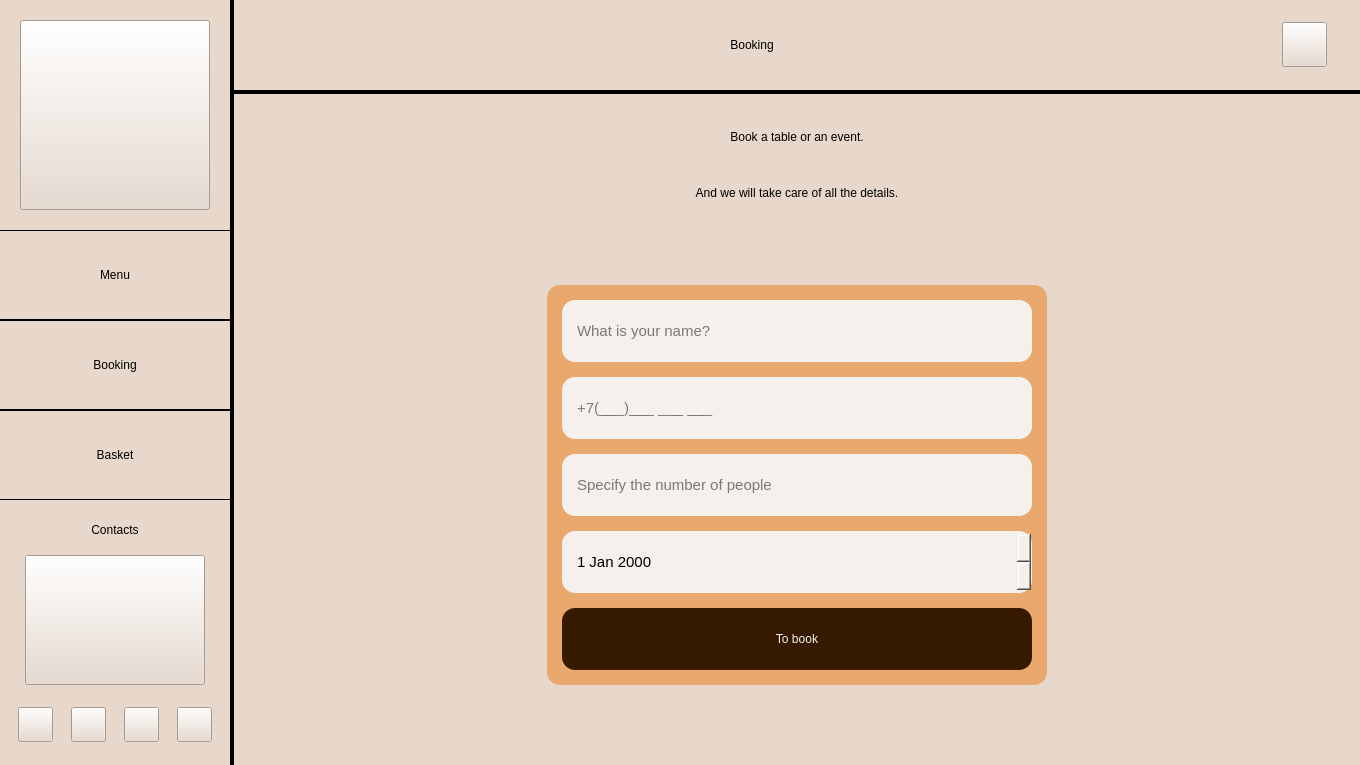
<?xml version="1.0" encoding="UTF-8"?>
<ui version="4.0">
 <class>BookingWindow</class>
 <widget class="QMainWindow" name="BookingWindow">
  <property name="geometry">
   <rect>
    <x>0</x>
    <y>0</y>
    <width>1360</width>
    <height>765</height>
   </rect>
  </property>
  <property name="sizePolicy">
   <sizepolicy hsizetype="Minimum" vsizetype="Preferred">
    <horstretch>0</horstretch>
    <verstretch>0</verstretch>
   </sizepolicy>
  </property>
  <property name="minimumSize">
   <size>
    <width>800</width>
    <height>445</height>
   </size>
  </property>
  <property name="maximumSize">
   <size>
    <width>15360</width>
    <height>8640</height>
   </size>
  </property>
  <property name="sizeIncrement">
   <size>
    <width>0</width>
    <height>0</height>
   </size>
  </property>
  <property name="windowTitle">
   <string>OurCafe</string>
  </property>
  <property name="styleSheet">
   <string notr="true">background-color: #E7D8CB;
color: #000000;</string>
  </property>
  <widget class="QWidget" name="Window">
   <property name="sizePolicy">
    <sizepolicy hsizetype="Fixed" vsizetype="Preferred">
     <horstretch>0</horstretch>
     <verstretch>0</verstretch>
    </sizepolicy>
   </property>
   <layout class="QHBoxLayout" name="Window_horizontalLayout">
    <property name="spacing">
     <number>0</number>
    </property>
    <property name="leftMargin">
     <number>0</number>
    </property>
    <property name="topMargin">
     <number>0</number>
    </property>
    <property name="rightMargin">
     <number>0</number>
    </property>
    <property name="bottomMargin">
     <number>0</number>
    </property>
    <item>
     <widget class="QWidget" name="Sidebar" native="true">
      <property name="enabled">
       <bool>true</bool>
      </property>
      <property name="sizePolicy">
       <sizepolicy hsizetype="Fixed" vsizetype="Preferred">
        <horstretch>230</horstretch>
        <verstretch>0</verstretch>
       </sizepolicy>
      </property>
      <property name="minimumSize">
       <size>
        <width>230</width>
        <height>0</height>
       </size>
      </property>
      <property name="maximumSize">
       <size>
        <width>230</width>
        <height>16777215</height>
       </size>
      </property>
      <property name="baseSize">
       <size>
        <width>230</width>
        <height>0</height>
       </size>
      </property>
      <property name="styleSheet">
       <string notr="true">font: 700 40px</string>
      </property>
      <layout class="QVBoxLayout" name="Sidebar_verticalLayout">
       <property name="spacing">
        <number>0</number>
       </property>
       <property name="sizeConstraint">
        <enum>QLayout::SetMinimumSize</enum>
       </property>
       <property name="leftMargin">
        <number>0</number>
       </property>
       <property name="topMargin">
        <number>20</number>
       </property>
       <property name="rightMargin">
        <number>0</number>
       </property>
       <property name="bottomMargin">
        <number>20</number>
       </property>
       <item>
        <widget class="QWidget" name="MainLogoWrapper" native="true">
         <property name="sizePolicy">
          <sizepolicy hsizetype="Fixed" vsizetype="Fixed">
           <horstretch>0</horstretch>
           <verstretch>0</verstretch>
          </sizepolicy>
         </property>
         <property name="minimumSize">
          <size>
           <width>190</width>
           <height>190</height>
          </size>
         </property>
         <property name="maximumSize">
          <size>
           <width>256</width>
           <height>256</height>
          </size>
         </property>
         <layout class="QHBoxLayout" name="MainLogoWrapper_horizontalLayout">
          <property name="spacing">
           <number>0</number>
          </property>
          <property name="sizeConstraint">
           <enum>QLayout::SetDefaultConstraint</enum>
          </property>
          <property name="leftMargin">
           <number>0</number>
          </property>
          <property name="topMargin">
           <number>0</number>
          </property>
          <property name="rightMargin">
           <number>0</number>
          </property>
          <property name="bottomMargin">
           <number>0</number>
          </property>
          <item>
           <widget class="QPushButton" name="MainLogo">
            <property name="sizePolicy">
             <sizepolicy hsizetype="Fixed" vsizetype="Fixed">
              <horstretch>0</horstretch>
              <verstretch>0</verstretch>
             </sizepolicy>
            </property>
            <property name="minimumSize">
             <size>
              <width>190</width>
              <height>190</height>
             </size>
            </property>
            <property name="maximumSize">
             <size>
              <width>190</width>
              <height>190</height>
             </size>
            </property>
            <property name="cursor">
             <cursorShape>PointingHandCursor</cursorShape>
            </property>
            <property name="styleSheet">
             <string notr="true">border-image: url(:/resources/resources/MainLogo.png) 0 stretch stretch;</string>
            </property>
            <property name="text">
             <string/>
            </property>
           </widget>
          </item>
         </layout>
        </widget>
       </item>
       <item>
        <spacer name="Sidebar_verticalSpacer_3">
         <property name="orientation">
          <enum>Qt::Vertical</enum>
         </property>
         <property name="sizeType">
          <enum>QSizePolicy::Maximum</enum>
         </property>
         <property name="sizeHint" stdset="0">
          <size>
           <width>45</width>
           <height>20</height>
          </size>
         </property>
        </spacer>
       </item>
       <item>
        <widget class="QPushButton" name="MenuButton">
         <property name="minimumSize">
          <size>
           <width>0</width>
           <height>90</height>
          </size>
         </property>
         <property name="baseSize">
          <size>
           <width>0</width>
           <height>0</height>
          </size>
         </property>
         <property name="cursor">
          <cursorShape>PointingHandCursor</cursorShape>
         </property>
         <property name="styleSheet">
          <string notr="true">QPushButton {
	
	border-top: 1px solid black;
	border-bottom: 1px solid black;
}
QPushButton:hover {
	color: #ffffff;
	background-color: #E59C59;
}</string>
         </property>
         <property name="text">
          <string>Menu</string>
         </property>
        </widget>
       </item>
       <item>
        <widget class="QPushButton" name="BookingButton">
         <property name="minimumSize">
          <size>
           <width>0</width>
           <height>90</height>
          </size>
         </property>
         <property name="baseSize">
          <size>
           <width>0</width>
           <height>0</height>
          </size>
         </property>
         <property name="cursor">
          <cursorShape>PointingHandCursor</cursorShape>
         </property>
         <property name="styleSheet">
          <string>QPushButton {
	
	border-top: 1px solid black;
	border-bottom: 1px solid black;
}
QPushButton:hover {
	color: #ffffff;
	background-color: #E59C59;
}</string>
         </property>
         <property name="text">
          <string>Booking</string>
         </property>
        </widget>
       </item>
       <item>
        <widget class="QPushButton" name="BasketButton">
         <property name="minimumSize">
          <size>
           <width>0</width>
           <height>90</height>
          </size>
         </property>
         <property name="baseSize">
          <size>
           <width>0</width>
           <height>0</height>
          </size>
         </property>
         <property name="cursor">
          <cursorShape>PointingHandCursor</cursorShape>
         </property>
         <property name="styleSheet">
          <string notr="true">QPushButton {
	
	border-top: 1px solid black;
	border-bottom: 1px solid black;
}
QPushButton:hover {
	color: #ffffff;
	background-color: #E59C59;
}</string>
         </property>
         <property name="text">
          <string>Basket</string>
         </property>
        </widget>
       </item>
       <item>
        <spacer name="Sidebar_verticalSpacer">
         <property name="orientation">
          <enum>Qt::Vertical</enum>
         </property>
         <property name="sizeType">
          <enum>QSizePolicy::Expanding</enum>
         </property>
         <property name="sizeHint" stdset="0">
          <size>
           <width>45</width>
           <height>10</height>
          </size>
         </property>
        </spacer>
       </item>
       <item>
        <widget class="QLabel" name="ContactsHeader">
         <property name="sizePolicy">
          <sizepolicy hsizetype="Preferred" vsizetype="Fixed">
           <horstretch>0</horstretch>
           <verstretch>0</verstretch>
          </sizepolicy>
         </property>
         <property name="minimumSize">
          <size>
           <width>0</width>
           <height>20</height>
          </size>
         </property>
         <property name="maximumSize">
          <size>
           <width>16777215</width>
           <height>40</height>
          </size>
         </property>
         <property name="styleSheet">
          <string notr="true">font: 700 26px;</string>
         </property>
         <property name="text">
          <string>Contacts</string>
         </property>
         <property name="alignment">
          <set>Qt::AlignCenter</set>
         </property>
         <property name="indent">
          <number>0</number>
         </property>
        </widget>
       </item>
       <item>
        <spacer name="Sidebar_verticalSpacer_4">
         <property name="orientation">
          <enum>Qt::Vertical</enum>
         </property>
         <property name="sizeType">
          <enum>QSizePolicy::Fixed</enum>
         </property>
         <property name="sizeHint" stdset="0">
          <size>
           <width>45</width>
           <height>15</height>
          </size>
         </property>
        </spacer>
       </item>
       <item>
        <widget class="QWidget" name="ContactsTextWrapper" native="true">
         <layout class="QHBoxLayout" name="ContactsTextWrapper_horizontalLayout_2">
          <property name="spacing">
           <number>0</number>
          </property>
          <property name="topMargin">
           <number>0</number>
          </property>
          <property name="bottomMargin">
           <number>0</number>
          </property>
          <item>
           <widget class="QPushButton" name="ContactsText">
            <property name="sizePolicy">
             <sizepolicy hsizetype="Fixed" vsizetype="Fixed">
              <horstretch>0</horstretch>
              <verstretch>0</verstretch>
             </sizepolicy>
            </property>
            <property name="minimumSize">
             <size>
              <width>180</width>
              <height>130</height>
             </size>
            </property>
            <property name="cursor">
             <cursorShape>PointingHandCursor</cursorShape>
            </property>
            <property name="styleSheet">
             <string notr="true">border-image: url(:/resources/resources/About_text.png) 0;</string>
            </property>
            <property name="text">
             <string/>
            </property>
           </widget>
          </item>
         </layout>
        </widget>
       </item>
       <item>
        <spacer name="Sidebar_verticalSpacer_2">
         <property name="orientation">
          <enum>Qt::Vertical</enum>
         </property>
         <property name="sizeType">
          <enum>QSizePolicy::Fixed</enum>
         </property>
         <property name="sizeHint" stdset="0">
          <size>
           <width>45</width>
           <height>20</height>
          </size>
         </property>
        </spacer>
       </item>
       <item>
        <widget class="QWidget" name="Social" native="true">
         <property name="sizePolicy">
          <sizepolicy hsizetype="Preferred" vsizetype="Fixed">
           <horstretch>0</horstretch>
           <verstretch>0</verstretch>
          </sizepolicy>
         </property>
         <layout class="QHBoxLayout" name="Social_horizontalLayout">
          <property name="spacing">
           <number>0</number>
          </property>
          <property name="leftMargin">
           <number>0</number>
          </property>
          <property name="topMargin">
           <number>2</number>
          </property>
          <property name="rightMargin">
           <number>0</number>
          </property>
          <property name="bottomMargin">
           <number>3</number>
          </property>
          <item>
           <widget class="QPushButton" name="Telegram">
            <property name="sizePolicy">
             <sizepolicy hsizetype="Maximum" vsizetype="Preferred">
              <horstretch>0</horstretch>
              <verstretch>0</verstretch>
             </sizepolicy>
            </property>
            <property name="minimumSize">
             <size>
              <width>35</width>
              <height>35</height>
             </size>
            </property>
            <property name="maximumSize">
             <size>
              <width>35</width>
              <height>35</height>
             </size>
            </property>
            <property name="cursor">
             <cursorShape>PointingHandCursor</cursorShape>
            </property>
            <property name="styleSheet">
             <string notr="true">border-image: url(:/resources/resources/Telegram.png) 0 stretch stretch;</string>
            </property>
            <property name="text">
             <string/>
            </property>
           </widget>
          </item>
          <item>
           <widget class="QPushButton" name="VK">
            <property name="sizePolicy">
             <sizepolicy hsizetype="Maximum" vsizetype="Preferred">
              <horstretch>0</horstretch>
              <verstretch>0</verstretch>
             </sizepolicy>
            </property>
            <property name="minimumSize">
             <size>
              <width>35</width>
              <height>35</height>
             </size>
            </property>
            <property name="maximumSize">
             <size>
              <width>35</width>
              <height>35</height>
             </size>
            </property>
            <property name="cursor">
             <cursorShape>PointingHandCursor</cursorShape>
            </property>
            <property name="styleSheet">
             <string notr="true">border-image: url(:/resources/resources/VK.png) 0 stretch stretch;</string>
            </property>
            <property name="text">
             <string/>
            </property>
           </widget>
          </item>
          <item>
           <widget class="QPushButton" name="Instagram">
            <property name="sizePolicy">
             <sizepolicy hsizetype="Maximum" vsizetype="Preferred">
              <horstretch>0</horstretch>
              <verstretch>0</verstretch>
             </sizepolicy>
            </property>
            <property name="minimumSize">
             <size>
              <width>35</width>
              <height>35</height>
             </size>
            </property>
            <property name="maximumSize">
             <size>
              <width>35</width>
              <height>35</height>
             </size>
            </property>
            <property name="cursor">
             <cursorShape>PointingHandCursor</cursorShape>
            </property>
            <property name="styleSheet">
             <string notr="true">border-image: url(:/resources/resources/Instagram.png) 0 stretch stretch;</string>
            </property>
            <property name="text">
             <string/>
            </property>
           </widget>
          </item>
          <item>
           <widget class="QPushButton" name="Whatsapp">
            <property name="sizePolicy">
             <sizepolicy hsizetype="Maximum" vsizetype="Preferred">
              <horstretch>0</horstretch>
              <verstretch>0</verstretch>
             </sizepolicy>
            </property>
            <property name="minimumSize">
             <size>
              <width>35</width>
              <height>35</height>
             </size>
            </property>
            <property name="maximumSize">
             <size>
              <width>35</width>
              <height>35</height>
             </size>
            </property>
            <property name="cursor">
             <cursorShape>PointingHandCursor</cursorShape>
            </property>
            <property name="styleSheet">
             <string notr="true">border-image: url(:/resources/resources/Whatsapp.png) 0 stretch stretch;</string>
            </property>
            <property name="text">
             <string/>
            </property>
           </widget>
          </item>
         </layout>
        </widget>
       </item>
      </layout>
     </widget>
    </item>
    <item>
     <widget class="Line" name="Sidebar_line">
      <property name="sizePolicy">
       <sizepolicy hsizetype="Fixed" vsizetype="Preferred">
        <horstretch>0</horstretch>
        <verstretch>0</verstretch>
       </sizepolicy>
      </property>
      <property name="minimumSize">
       <size>
        <width>4</width>
        <height>0</height>
       </size>
      </property>
      <property name="maximumSize">
       <size>
        <width>4</width>
        <height>16777215</height>
       </size>
      </property>
      <property name="frameShadow">
       <enum>QFrame::Plain</enum>
      </property>
      <property name="lineWidth">
       <number>4</number>
      </property>
      <property name="orientation">
       <enum>Qt::Vertical</enum>
      </property>
     </widget>
    </item>
    <item>
     <widget class="QWidget" name="Content" native="true">
      <layout class="QVBoxLayout" name="Content_verticalLayout">
       <property name="spacing">
        <number>0</number>
       </property>
       <property name="leftMargin">
        <number>0</number>
       </property>
       <property name="topMargin">
        <number>0</number>
       </property>
       <property name="rightMargin">
        <number>0</number>
       </property>
       <property name="bottomMargin">
        <number>0</number>
       </property>
       <item>
        <widget class="QWidget" name="Header" native="true">
         <property name="sizePolicy">
          <sizepolicy hsizetype="Preferred" vsizetype="Fixed">
           <horstretch>0</horstretch>
           <verstretch>0</verstretch>
          </sizepolicy>
         </property>
         <property name="minimumSize">
          <size>
           <width>0</width>
           <height>90</height>
          </size>
         </property>
         <property name="maximumSize">
          <size>
           <width>16777215</width>
           <height>90</height>
          </size>
         </property>
         <property name="styleSheet">
          <string notr="true">font: 700 45px;</string>
         </property>
         <layout class="QHBoxLayout" name="Header_horizontalLayout">
          <property name="spacing">
           <number>0</number>
          </property>
          <property name="leftMargin">
           <number>0</number>
          </property>
          <property name="topMargin">
           <number>0</number>
          </property>
          <property name="rightMargin">
           <number>0</number>
          </property>
          <property name="bottomMargin">
           <number>0</number>
          </property>
          <item>
           <widget class="QLabel" name="Heading">
            <property name="sizePolicy">
             <sizepolicy hsizetype="Preferred" vsizetype="Preferred">
              <horstretch>0</horstretch>
              <verstretch>0</verstretch>
             </sizepolicy>
            </property>
            <property name="text">
             <string>Booking</string>
            </property>
            <property name="alignment">
             <set>Qt::AlignCenter</set>
            </property>
            <property name="indent">
             <number>0</number>
            </property>
           </widget>
          </item>
          <item>
           <widget class="QWidget" name="CartAccountBlock" native="true">
            <property name="sizePolicy">
             <sizepolicy hsizetype="Maximum" vsizetype="Preferred">
              <horstretch>0</horstretch>
              <verstretch>0</verstretch>
             </sizepolicy>
            </property>
            <property name="minimumSize">
             <size>
              <width>70</width>
              <height>0</height>
             </size>
            </property>
            <property name="maximumSize">
             <size>
              <width>70</width>
              <height>16777215</height>
             </size>
            </property>
            <layout class="QHBoxLayout" name="CartAccountBlock_horizontalLayout">
             <property name="spacing">
              <number>15</number>
             </property>
             <property name="leftMargin">
              <number>0</number>
             </property>
             <property name="topMargin">
              <number>0</number>
             </property>
             <property name="rightMargin">
              <number>0</number>
             </property>
             <property name="bottomMargin">
              <number>0</number>
             </property>
             <item>
              <widget class="QPushButton" name="AccountButton">
               <property name="sizePolicy">
                <sizepolicy hsizetype="Maximum" vsizetype="Maximum">
                 <horstretch>0</horstretch>
                 <verstretch>0</verstretch>
                </sizepolicy>
               </property>
               <property name="minimumSize">
                <size>
                 <width>45</width>
                 <height>45</height>
                </size>
               </property>
               <property name="maximumSize">
                <size>
                 <width>45</width>
                 <height>45</height>
                </size>
               </property>
               <property name="cursor">
                <cursorShape>PointingHandCursor</cursorShape>
               </property>
               <property name="styleSheet">
                <string notr="true">border-image: url(:/resources/resources/Account.png) 0 stretch stretch;</string>
               </property>
               <property name="text">
                <string/>
               </property>
              </widget>
             </item>
            </layout>
           </widget>
          </item>
          <item>
           <spacer name="horizontalSpacer">
            <property name="orientation">
             <enum>Qt::Horizontal</enum>
            </property>
            <property name="sizeType">
             <enum>QSizePolicy::Fixed</enum>
            </property>
            <property name="sizeHint" stdset="0">
             <size>
              <width>20</width>
              <height>20</height>
             </size>
            </property>
           </spacer>
          </item>
         </layout>
        </widget>
       </item>
       <item>
        <widget class="Line" name="Header_line">
         <property name="sizePolicy">
          <sizepolicy hsizetype="Minimum" vsizetype="Fixed">
           <horstretch>0</horstretch>
           <verstretch>0</verstretch>
          </sizepolicy>
         </property>
         <property name="minimumSize">
          <size>
           <width>0</width>
           <height>4</height>
          </size>
         </property>
         <property name="maximumSize">
          <size>
           <width>16777215</width>
           <height>4</height>
          </size>
         </property>
         <property name="frameShadow">
          <enum>QFrame::Plain</enum>
         </property>
         <property name="lineWidth">
          <number>4</number>
         </property>
         <property name="orientation">
          <enum>Qt::Horizontal</enum>
         </property>
        </widget>
       </item>
       <item>
        <widget class="QWidget" name="PageContent" native="true">
         <property name="sizePolicy">
          <sizepolicy hsizetype="Preferred" vsizetype="Preferred">
           <horstretch>0</horstretch>
           <verstretch>0</verstretch>
          </sizepolicy>
         </property>
         <property name="styleSheet">
          <string notr="true"/>
         </property>
         <layout class="QVBoxLayout" name="verticalLayout_2">
          <item>
           <widget class="QWidget" name="content" native="true">
            <property name="sizePolicy">
             <sizepolicy hsizetype="Preferred" vsizetype="Preferred">
              <horstretch>0</horstretch>
              <verstretch>0</verstretch>
             </sizepolicy>
            </property>
            <layout class="QVBoxLayout" name="verticalLayout">
             <item>
              <layout class="QVBoxLayout" name="layoutforcontent">
               <item>
                <widget class="QLabel" name="label_top">
                 <property name="sizePolicy">
                  <sizepolicy hsizetype="Preferred" vsizetype="Fixed">
                   <horstretch>50</horstretch>
                   <verstretch>0</verstretch>
                  </sizepolicy>
                 </property>
                 <property name="minimumSize">
                  <size>
                   <width>0</width>
                   <height>50</height>
                  </size>
                 </property>
                 <property name="maximumSize">
                  <size>
                   <width>16777215</width>
                   <height>50</height>
                  </size>
                 </property>
                 <property name="baseSize">
                  <size>
                   <width>0</width>
                   <height>50</height>
                  </size>
                 </property>
                 <property name="styleSheet">
                  <string notr="true">font: 700 26pt &quot;Segoe UI&quot;;</string>
                 </property>
                 <property name="text">
                  <string>Book a table or an event.</string>
                 </property>
                 <property name="alignment">
                  <set>Qt::AlignCenter</set>
                 </property>
                </widget>
               </item>
               <item>
                <widget class="QLabel" name="label_bottom">
                 <property name="sizePolicy">
                  <sizepolicy hsizetype="Preferred" vsizetype="Fixed">
                   <horstretch>0</horstretch>
                   <verstretch>0</verstretch>
                  </sizepolicy>
                 </property>
                 <property name="minimumSize">
                  <size>
                   <width>0</width>
                   <height>50</height>
                  </size>
                 </property>
                 <property name="styleSheet">
                  <string notr="true">font: 700 26pt &quot;Segoe UI&quot;;</string>
                 </property>
                 <property name="text">
                  <string>And we will take care of all the details.</string>
                 </property>
                 <property name="alignment">
                  <set>Qt::AlignCenter</set>
                 </property>
                </widget>
               </item>
               <item>
                <widget class="QWidget" name="widget" native="true">
                 <property name="sizePolicy">
                  <sizepolicy hsizetype="Expanding" vsizetype="Expanding">
                   <horstretch>100</horstretch>
                   <verstretch>105</verstretch>
                  </sizepolicy>
                 </property>
                 <layout class="QHBoxLayout" name="horizontalLayout_3">
                  <item>
                   <spacer name="horizontalSpacer_1">
                    <property name="orientation">
                     <enum>Qt::Horizontal</enum>
                    </property>
                    <property name="sizeHint" stdset="0">
                     <size>
                      <width>40</width>
                      <height>20</height>
                     </size>
                    </property>
                   </spacer>
                  </item>
                  <item>
                   <widget class="QWidget" name="form" native="true">
                    <property name="sizePolicy">
                     <sizepolicy hsizetype="Fixed" vsizetype="Fixed">
                      <horstretch>100</horstretch>
                      <verstretch>100</verstretch>
                     </sizepolicy>
                    </property>
                    <property name="minimumSize">
                     <size>
                      <width>500</width>
                      <height>400</height>
                     </size>
                    </property>
                    <property name="styleSheet">
                     <string notr="true">background-color: #E9A86D;
border-top-left-radius: 13px;
border-top-right-radius: 13px;
border-bottom-left-radius: 13px;
border-bottom-right-radius: 13px;</string>
                    </property>
                    <layout class="QHBoxLayout" name="horizontalLayout_4" stretch="0">
                     <property name="spacing">
                      <number>22</number>
                     </property>
                     <property name="leftMargin">
                      <number>15</number>
                     </property>
                     <property name="topMargin">
                      <number>15</number>
                     </property>
                     <property name="rightMargin">
                      <number>15</number>
                     </property>
                     <property name="bottomMargin">
                      <number>15</number>
                     </property>
                     <item>
                      <layout class="QVBoxLayout" name="verticalLayout_5" stretch="0,0,0,0,0">
                       <property name="spacing">
                        <number>15</number>
                       </property>
                       <item>
                        <widget class="QLineEdit" name="name">
                         <property name="sizePolicy">
                          <sizepolicy hsizetype="Expanding" vsizetype="Expanding">
                           <horstretch>0</horstretch>
                           <verstretch>0</verstretch>
                          </sizepolicy>
                         </property>
                         <property name="styleSheet">
                          <string notr="true">font: 15px;
color: #000000;

background-color: #F5F0EB;
border-radius: 13px;
padding: 0 13px;</string>
                         </property>
                         <property name="text">
                          <string/>
                         </property>
                         <property name="placeholderText">
                          <string>What is your name?</string>
                         </property>
                        </widget>
                       </item>
                       <item>
                        <widget class="QLineEdit" name="number">
                         <property name="sizePolicy">
                          <sizepolicy hsizetype="Expanding" vsizetype="Expanding">
                           <horstretch>0</horstretch>
                           <verstretch>0</verstretch>
                          </sizepolicy>
                         </property>
                         <property name="styleSheet">
                          <string notr="true">font: 15px;
color: #000000;

background-color: #F5F0EB;
border-radius: 13px;
padding: 0 13px;</string>
                         </property>
                         <property name="text">
                          <string/>
                         </property>
                         <property name="placeholderText">
                          <string>+7(___)___ ___ ___</string>
                         </property>
                        </widget>
                       </item>
                       <item>
                        <widget class="QLineEdit" name="people2">
                         <property name="sizePolicy">
                          <sizepolicy hsizetype="Expanding" vsizetype="Expanding">
                           <horstretch>0</horstretch>
                           <verstretch>0</verstretch>
                          </sizepolicy>
                         </property>
                         <property name="minimumSize">
                          <size>
                           <width>20</width>
                           <height>0</height>
                          </size>
                         </property>
                         <property name="styleSheet">
                          <string notr="true">font: 15px;
color: #000000;

background-color: #F5F0EB;
border-radius: 13px;
padding: 0 13px;</string>
                         </property>
                         <property name="text">
                          <string/>
                         </property>
                         <property name="placeholderText">
                          <string>Specify the number of people</string>
                         </property>
                        </widget>
                       </item>
                       <item>
                        <widget class="QDateEdit" name="dateEdit">
                         <property name="sizePolicy">
                          <sizepolicy hsizetype="Expanding" vsizetype="Expanding">
                           <horstretch>0</horstretch>
                           <verstretch>0</verstretch>
                          </sizepolicy>
                         </property>
                         <property name="minimumSize">
                          <size>
                           <width>150</width>
                           <height>0</height>
                          </size>
                         </property>
                         <property name="styleSheet">
                          <string notr="true">font: 15px;
color: #000000;

background-color: #F5F0EB;
border-radius: 13px;
padding: 0 13px;</string>
                         </property>
                        </widget>
                       </item>
                       <item>
                        <widget class="QPushButton" name="ButtonBook">
                         <property name="sizePolicy">
                          <sizepolicy hsizetype="Expanding" vsizetype="Expanding">
                           <horstretch>0</horstretch>
                           <verstretch>0</verstretch>
                          </sizepolicy>
                         </property>
                         <property name="cursor">
                          <cursorShape>PointingHandCursor</cursorShape>
                         </property>
                         <property name="styleSheet">
                          <string notr="true">font: 700 18px;
color: #F5F0EB;

background-color: #351A00;
border-radius: 13px;</string>
                         </property>
                         <property name="text">
                          <string>To book</string>
                         </property>
                        </widget>
                       </item>
                      </layout>
                     </item>
                    </layout>
                   </widget>
                  </item>
                  <item>
                   <spacer name="horizontalSpacer_2">
                    <property name="orientation">
                     <enum>Qt::Horizontal</enum>
                    </property>
                    <property name="sizeHint" stdset="0">
                     <size>
                      <width>40</width>
                      <height>20</height>
                     </size>
                    </property>
                   </spacer>
                  </item>
                 </layout>
                </widget>
               </item>
              </layout>
             </item>
            </layout>
           </widget>
          </item>
         </layout>
        </widget>
       </item>
      </layout>
     </widget>
    </item>
   </layout>
  </widget>
 </widget>
 <resources/>
 <connections/>
</ui>
